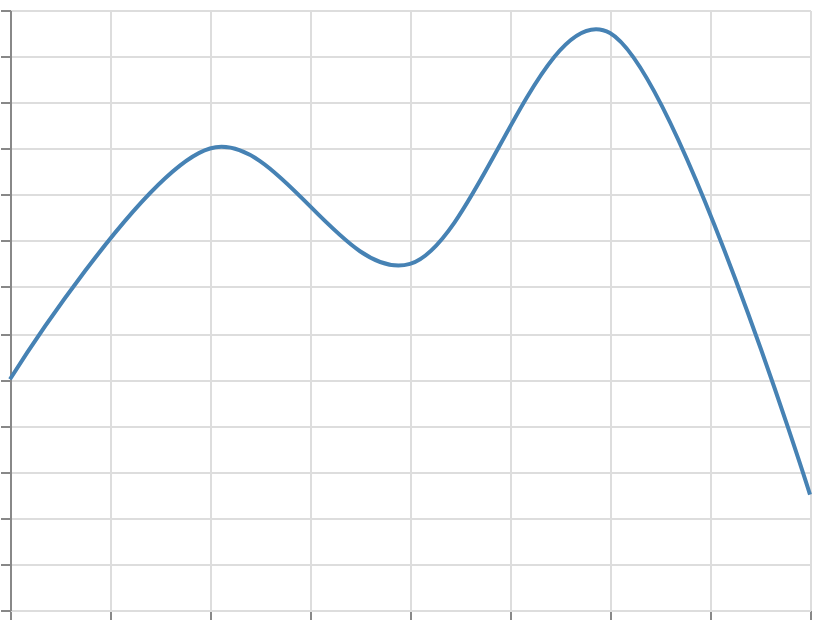

Write the Vega-Lite specification saved for this chart.
### Vega specification from a JSON file in a GitHub repository (floating-point values rounded to 4 significant figures)
{"$schema": "https://vega.github.io/schema/vega/v6.json", "width": 400, "height": 300, "padding": 5, "autosize": "none", "data": [{"name": "table", "values": [{"x": 0, "y": 10}, {"x": 1, "y": 20}, {"x": 2, "y": 15}, {"x": 3, "y": 25}, {"x": 4, "y": 5}]}], "scales": [{"name": "x", "type": "linear", "domain": {"data": "table", "field": "x"}, "range": "width", "nice": true}, {"name": "y", "type": "linear", "domain": {"data": "table", "field": "y"}, "range": [{"signal": "height"}, 0], "nice": true}], "marks": [{"type": "line", "from": {"data": "table"}, "encode": {"update": {"x": {"scale": "x", "field": "x"}, "y": {"scale": "y", "field": "y"}, "stroke": {"value": "steelblue"}, "strokeWidth": {"value": 2}, "interpolate": {"value": "catmull-rom"}, "tension": {"value": 0}}}}], "axes": [{"scale": "x", "orient": "bottom", "grid": true, "labels": false}, {"scale": "y", "orient": "left", "grid": true, "labels": false}]}
